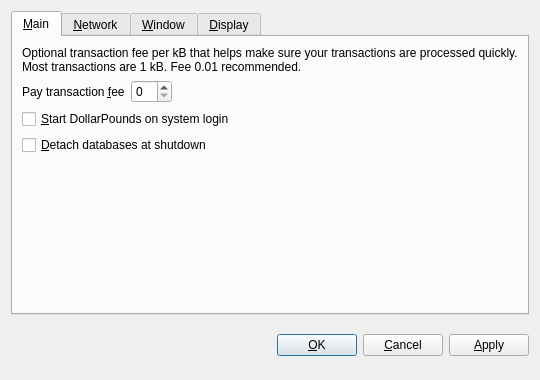
<?xml version="1.0" encoding="UTF-8"?>
<ui version="4.0">
 <class>OptionsDialog</class>
 <widget class="QDialog" name="OptionsDialog">
  <property name="geometry">
   <rect>
    <x>0</x>
    <y>0</y>
    <width>540</width>
    <height>380</height>
   </rect>
  </property>
  <property name="windowTitle">
   <string>Options</string>
  </property>
  <property name="modal">
   <bool>true</bool>
  </property>
  <layout class="QVBoxLayout" name="verticalLayout">
   <item>
    <widget class="QTabWidget" name="tabWidget">
     <property name="tabPosition">
      <enum>QTabWidget::North</enum>
     </property>
     <property name="currentIndex">
      <number>0</number>
     </property>
     <widget class="QWidget" name="tabMain">
      <attribute name="title">
       <string>&amp;Main</string>
      </attribute>
      <layout class="QVBoxLayout" name="verticalLayout_Main">
       <item>
        <widget class="QLabel" name="transactionFeeInfoLabel">
         <property name="text">
          <string>Optional transaction fee per kB that helps make sure your transactions are processed quickly. Most transactions are 1 kB. Fee 0.01 recommended.</string>
         </property>
         <property name="textFormat">
          <enum>Qt::PlainText</enum>
         </property>
         <property name="wordWrap">
          <bool>true</bool>
         </property>
        </widget>
       </item>
       <item>
        <layout class="QHBoxLayout" name="horizontalLayout_Main">
         <item>
          <widget class="QLabel" name="transactionFeeLabel">
           <property name="text">
            <string>Pay transaction &amp;fee</string>
           </property>
           <property name="textFormat">
            <enum>Qt::PlainText</enum>
           </property>
           <property name="buddy">
            <cstring>transactionFee</cstring>
           </property>
          </widget>
         </item>
         <item>
          <widget class="BitcoinAmountField" name="transactionFee"/>
         </item>
         <item>
          <spacer name="horizontalSpacer_Main">
           <property name="orientation">
            <enum>Qt::Horizontal</enum>
           </property>
           <property name="sizeHint" stdset="0">
            <size>
             <width>40</width>
             <height>20</height>
            </size>
           </property>
          </spacer>
         </item>
        </layout>
       </item>
       <item>
        <widget class="QCheckBox" name="bitcoinAtStartup">
         <property name="toolTip">
          <string>Automatically start DollarPounds after logging in to the system.</string>
         </property>
         <property name="text">
          <string>&amp;Start DollarPounds on system login</string>
         </property>
        </widget>
       </item>
       <item>
        <widget class="QCheckBox" name="detachDatabases">
         <property name="toolTip">
          <string>Detach block and address databases at shutdown. This means they can be moved to another data directory, but it slows down shutdown. The wallet is always detached.</string>
         </property>
         <property name="text">
          <string>&amp;Detach databases at shutdown</string>
         </property>
        </widget>
       </item>
       <item>
        <spacer name="verticalSpacer_Main">
         <property name="orientation">
          <enum>Qt::Vertical</enum>
         </property>
         <property name="sizeHint" stdset="0">
          <size>
           <width>20</width>
           <height>40</height>
          </size>
         </property>
        </spacer>
       </item>
      </layout>
     </widget>
     <widget class="QWidget" name="tabNetwork">
      <attribute name="title">
       <string>&amp;Network</string>
      </attribute>
      <layout class="QVBoxLayout" name="verticalLayout_Network">
       <item>
        <widget class="QCheckBox" name="mapPortUpnp">
         <property name="toolTip">
          <string>Automatically open the DollarPounds client port on the router. This only works when your router supports UPnP and it is enabled.</string>
         </property>
         <property name="text">
          <string>Map port using &amp;UPnP</string>
         </property>
        </widget>
       </item>
       <item>
        <widget class="QCheckBox" name="connectSocks">
         <property name="toolTip">
          <string>Connect to the DollarPounds network through a SOCKS proxy (e.g. when connecting through Tor).</string>
         </property>
         <property name="text">
          <string>&amp;Connect through SOCKS proxy:</string>
         </property>
        </widget>
       </item>
       <item>
        <layout class="QHBoxLayout" name="horizontalLayout_Network">
         <item>
          <widget class="QLabel" name="proxyIpLabel">
           <property name="text">
            <string>Proxy &amp;IP:</string>
           </property>
           <property name="textFormat">
            <enum>Qt::PlainText</enum>
           </property>
           <property name="buddy">
            <cstring>proxyIp</cstring>
           </property>
          </widget>
         </item>
         <item>
          <widget class="QValidatedLineEdit" name="proxyIp">
           <property name="maximumSize">
            <size>
             <width>140</width>
             <height>16777215</height>
            </size>
           </property>
           <property name="toolTip">
            <string>IP address of the proxy (e.g. 127.0.0.1)</string>
           </property>
          </widget>
         </item>
         <item>
          <widget class="QLabel" name="proxyPortLabel">
           <property name="text">
            <string>&amp;Port:</string>
           </property>
           <property name="textFormat">
            <enum>Qt::PlainText</enum>
           </property>
           <property name="buddy">
            <cstring>proxyPort</cstring>
           </property>
          </widget>
         </item>
         <item>
          <widget class="QLineEdit" name="proxyPort">
           <property name="maximumSize">
            <size>
             <width>55</width>
             <height>16777215</height>
            </size>
           </property>
           <property name="toolTip">
            <string>Port of the proxy (e.g. 9050)</string>
           </property>
          </widget>
         </item>
         <item>
          <widget class="QLabel" name="socksVersionLabel">
           <property name="text">
            <string>SOCKS &amp;Version:</string>
           </property>
           <property name="textFormat">
            <enum>Qt::PlainText</enum>
           </property>
           <property name="buddy">
            <cstring>socksVersion</cstring>
           </property>
          </widget>
         </item>
         <item>
          <widget class="QValueComboBox" name="socksVersion">
           <property name="toolTip">
            <string>SOCKS version of the proxy (e.g. 5)</string>
           </property>
          </widget>
         </item>
         <item>
          <spacer name="horizontalSpacer_Network">
           <property name="orientation">
            <enum>Qt::Horizontal</enum>
           </property>
           <property name="sizeHint" stdset="0">
            <size>
             <width>40</width>
             <height>20</height>
            </size>
           </property>
          </spacer>
         </item>
        </layout>
       </item>
       <item>
        <spacer name="verticalSpacer_Network">
         <property name="orientation">
          <enum>Qt::Vertical</enum>
         </property>
         <property name="sizeHint" stdset="0">
          <size>
           <width>20</width>
           <height>40</height>
          </size>
         </property>
        </spacer>
       </item>
      </layout>
     </widget>
     <widget class="QWidget" name="tabWindow">
      <attribute name="title">
       <string>&amp;Window</string>
      </attribute>
      <layout class="QVBoxLayout" name="verticalLayout_Window">
       <item>
        <widget class="QCheckBox" name="minimizeToTray">
         <property name="toolTip">
          <string>Show only a tray icon after minimizing the window.</string>
         </property>
         <property name="text">
          <string>&amp;Minimize to the tray instead of the taskbar</string>
         </property>
        </widget>
       </item>
       <item>
        <widget class="QCheckBox" name="minimizeOnClose">
         <property name="toolTip">
          <string>Minimize instead of exit the application when the window is closed. When this option is enabled, the application will be closed only after selecting Quit in the menu.</string>
         </property>
         <property name="text">
          <string>M&amp;inimize on close</string>
         </property>
        </widget>
       </item>
       <item>
        <spacer name="verticalSpacer_Window">
         <property name="orientation">
          <enum>Qt::Vertical</enum>
         </property>
         <property name="sizeHint" stdset="0">
          <size>
           <width>20</width>
           <height>40</height>
          </size>
         </property>
        </spacer>
       </item>
      </layout>
     </widget>
     <widget class="QWidget" name="tabDisplay">
      <attribute name="title">
       <string>&amp;Display</string>
      </attribute>
      <layout class="QVBoxLayout" name="verticalLayout_Display">
       <item>
        <layout class="QHBoxLayout" name="horizontalLayout_1_Display">
         <item>
          <widget class="QLabel" name="langLabel">
           <property name="text">
            <string>User Interface &amp;language:</string>
           </property>
           <property name="textFormat">
            <enum>Qt::PlainText</enum>
           </property>
           <property name="buddy">
            <cstring>lang</cstring>
           </property>
          </widget>
         </item>
         <item>
          <widget class="QValueComboBox" name="lang">
           <property name="toolTip">
            <string>The user interface language can be set here. This setting will take effect after restarting DollarPounds.</string>
           </property>
          </widget>
         </item>
        </layout>
       </item>
       <item>
        <layout class="QHBoxLayout" name="horizontalLayout_2_Display">
         <item>
          <widget class="QLabel" name="unitLabel">
           <property name="text">
            <string>&amp;Unit to show amounts in:</string>
           </property>
           <property name="textFormat">
            <enum>Qt::PlainText</enum>
           </property>
           <property name="buddy">
            <cstring>unit</cstring>
           </property>
          </widget>
         </item>
         <item>
          <widget class="QValueComboBox" name="unit">
           <property name="toolTip">
            <string>Choose the default subdivision unit to show in the interface and when sending coins.</string>
           </property>
          </widget>
         </item>
        </layout>
       </item>
       <item>
        <widget class="QCheckBox" name="displayAddresses">
         <property name="toolTip">
          <string>Whether to show DollarPounds addresses in the transaction list or not.</string>
         </property>
         <property name="text">
          <string>&amp;Display addresses in transaction list</string>
         </property>
        </widget>
       </item>
       <item>
        <widget class="QCheckBox" name="coinControlFeatures">
         <property name="toolTip">
          <string>Whether to show coin control features or not.</string>
         </property>
         <property name="text">
          <string>Display coin &amp;control features (experts only!)</string>
         </property>
        </widget>
       </item>
       <item>
        <spacer name="verticalSpacer_Display">
         <property name="orientation">
          <enum>Qt::Vertical</enum>
         </property>
         <property name="sizeHint" stdset="0">
          <size>
           <width>20</width>
           <height>40</height>
          </size>
         </property>
        </spacer>
       </item>
      </layout>
     </widget>
    </widget>
   </item>
   <item>
    <layout class="QHBoxLayout" name="horizontalLayout_Buttons">
     <item>
      <spacer name="horizontalSpacer_1">
       <property name="orientation">
        <enum>Qt::Horizontal</enum>
       </property>
       <property name="sizeHint" stdset="0">
        <size>
         <width>40</width>
         <height>48</height>
        </size>
       </property>
      </spacer>
     </item>
     <item>
      <widget class="QLabel" name="statusLabel">
       <property name="font">
        <font>
         <weight>75</weight>
         <bold>true</bold>
        </font>
       </property>
       <property name="text">
        <string/>
       </property>
       <property name="textFormat">
        <enum>Qt::PlainText</enum>
       </property>
       <property name="wordWrap">
        <bool>true</bool>
       </property>
      </widget>
     </item>
     <item>
      <spacer name="horizontalSpacer_2">
       <property name="orientation">
        <enum>Qt::Horizontal</enum>
       </property>
       <property name="sizeHint" stdset="0">
        <size>
         <width>40</width>
         <height>48</height>
        </size>
       </property>
      </spacer>
     </item>
     <item>
      <widget class="QPushButton" name="okButton">
       <property name="text">
        <string>&amp;OK</string>
       </property>
      </widget>
     </item>
     <item>
      <widget class="QPushButton" name="cancelButton">
       <property name="text">
        <string>&amp;Cancel</string>
       </property>
       <property name="autoDefault">
        <bool>false</bool>
       </property>
      </widget>
     </item>
     <item>
      <widget class="QPushButton" name="applyButton">
       <property name="text">
        <string>&amp;Apply</string>
       </property>
       <property name="autoDefault">
        <bool>false</bool>
       </property>
      </widget>
     </item>
    </layout>
   </item>
  </layout>
 </widget>
 <customwidgets>
  <customwidget>
   <class>BitcoinAmountField</class>
   <extends>QSpinBox</extends>
   <header>bitcoinamountfield.h</header>
  </customwidget>
  <customwidget>
   <class>QValueComboBox</class>
   <extends>QComboBox</extends>
   <header>qvaluecombobox.h</header>
  </customwidget>
  <customwidget>
   <class>QValidatedLineEdit</class>
   <extends>QLineEdit</extends>
   <header>qvalidatedlineedit.h</header>
  </customwidget>
 </customwidgets>
 <resources/>
 <connections/>
</ui>
